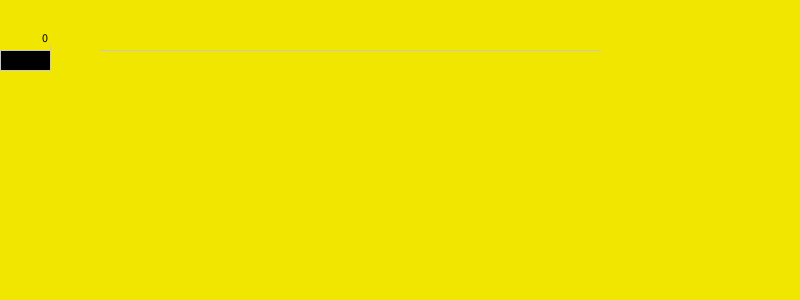
Frame 1 (no input)
Frame 60 (the mouse pressed at the canvas centre just before this capture): identical to frame 1, image omitted
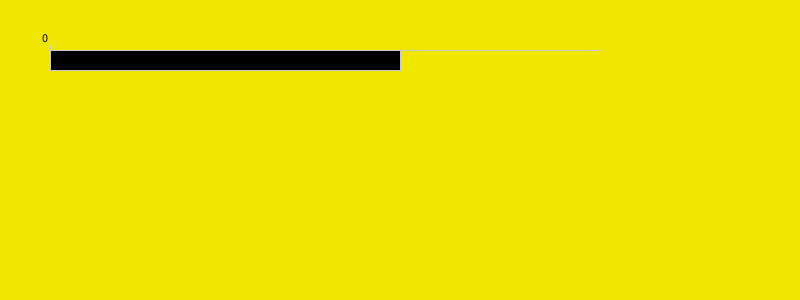
Frame 120 (the mouse held since frame 60 and released just before this capture)

The Processing sketch that drew these frames (run headless with seeded random() and noise(); from frame 60 on, the mouse is pressed at the canvas centre):

// Processing sketch: Human_years_to_Dog_years
// ── Human_years_to_Dog_years.pde
void setup() {
  size(800,300);
}

void draw(){
  background(240,230,0);
  visual(50,50);
  changeToDogYears(mouseX-100);
  fill(0);
  rect(50,50,mouseX-50,20);
  
  /*ellipse();
  rect();
  rect()
  rect();
  
  rect();
  rect();
  rect();
  rect();
  triangle();*/
}

void visual(int x, int y) {
  fill(0);
  stroke(200);
  line(x+50,y,600,y);
  for(int i = 0; i < 20; i = i+50) {
    line(x+i,y-5,x+i,y+5);
    text(i,x+i-8, y-8);
    
  }
}


float changeToDogYears(float value) {
  if (value == 0.25) {
    value = 3.75;
  }else if (value == 0.5) {
    value = 7.5;
  }else if(value < 2) {
    value = 15;
  }else if (value < 3) {
    value = 15+9;
  }else {
    value = 15+9+(5*value);
  }
  return value;
}
